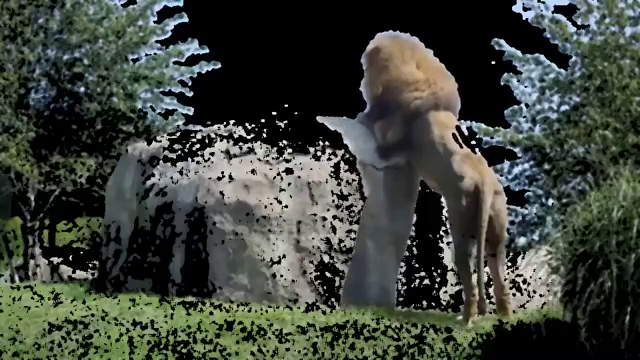
#> input picture frame 20 of Videos/lion3_trim.mp4, 640 x 360 px, given in place of Lion_trim_sub.mp4, which was not available
$ python prototype.py
#> lines starting #> are read from the running program, lines starting #| are printed output that depends on the picture; pictures that were not available may be replaced by others from this repository, and a replacement may not be noted
# Code for prototype

import cv2 as cv

import numpy as np


cap = cv.VideoCapture("C:\\Users\\ijeff\\Documents\\csci5561\\DeepLabCut\\Lion_trim_sub.mp4")

blur = 1

_, first_frame = cap.read()
#> first_frame is the input picture: shape (360, 640, 3); mean B, G, R 59.9, 67.6, 62.4

first_gray = cv.cvtColor(first_frame, cv.COLOR_BGR2GRAY)
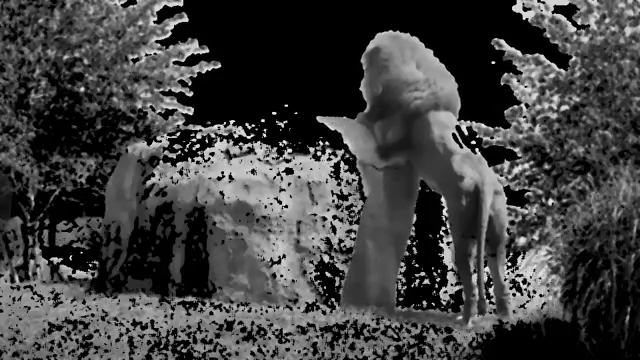
#> first_gray: shape (360, 640); min 0, max 255, mean 65.1

first_gray = cv.GaussianBlur(first_gray, (blur, blur), 0)

height,width,layers = first_frame.shape
#> height = 360; width = 640; layers = 3


video = cv.VideoWriter('Lion_bg_sub_test.avi',cv.VideoWriter_fourcc(*'MJPG'),30,(width,height))

cont = True

while cont:

    _, frame = cap.read()
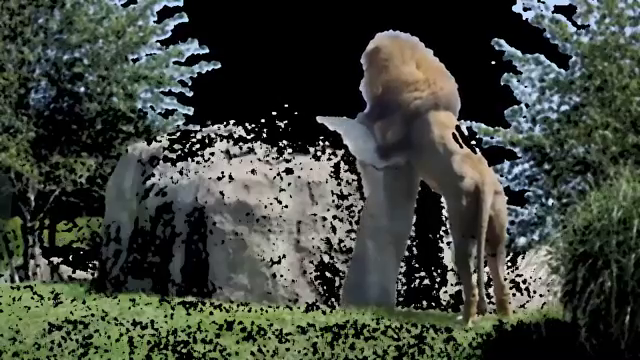
#> input picture frame 21 of Videos/lion3_trim.mp4, 640 x 360 px, given in place of Lion_trim_sub.mp4, which was not available
#> frame is the input picture: shape (360, 640, 3); mean B, G, R 60, 67.7, 62.5

    try:

        gray_frame = cv.cvtColor(frame, cv.COLOR_BGR2GRAY)

        gray_frame = cv.GaussianBlur(gray_frame, (blur, blur), 0)

    except:

        break


    difference = cv.absdiff(first_gray, gray_frame)
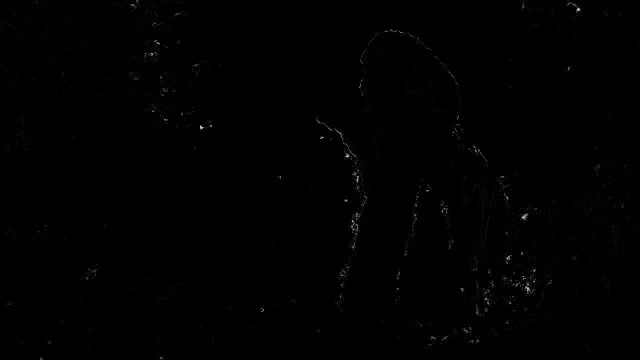
#> difference: shape (360, 640); min 0, max 209, mean 0.9

    _, difference = cv.threshold(difference, 9, 255, cv.THRESH_BINARY)
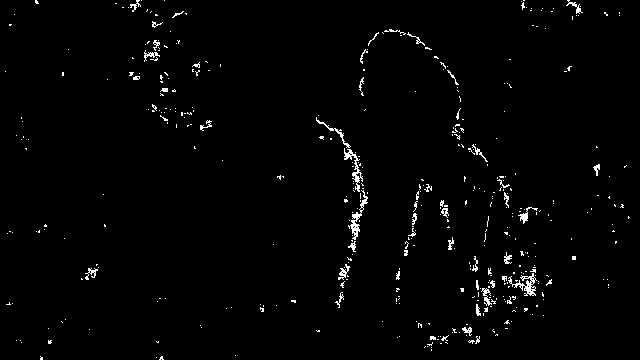
#> difference: shape (360, 640); 1.6% white in thin lines or dots

    final = cv.bitwise_and(frame, frame, mask = difference)

    dst = cv.medianBlur(final,5)

    video.write(dst)


    key = cv.waitKey(30)
#> (key Esc is pressed here)

    if key == 27 or key == 'q':

        cont = False

        break


cap.release()

video.release()

cv.destroyAllWindows()

$ run again, starting later in the video
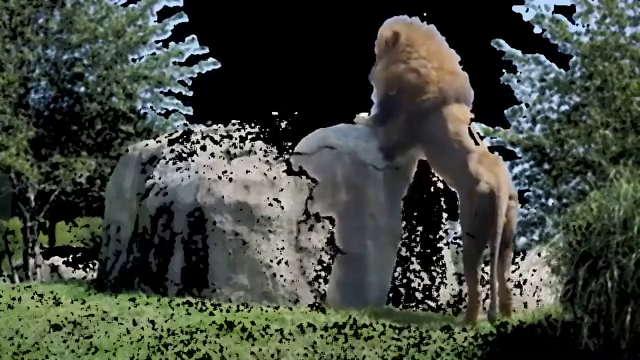
#> input picture frame 93 of Videos/lion3_trim.mp4, 640 x 360 px, given in place of Lion_trim_sub.mp4, which was not available
#> first_frame is the input picture: shape (360, 640, 3); mean B, G, R 61.8, 70.2, 64.6
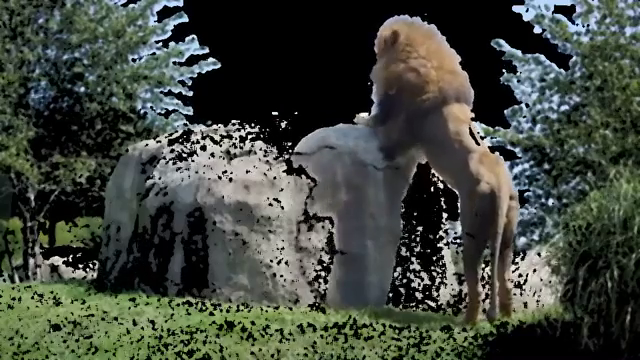
#> input picture frame 94 of Videos/lion3_trim.mp4, 640 x 360 px, given in place of Lion_trim_sub.mp4, which was not available
#> frame is the input picture: shape (360, 640, 3); mean B, G, R 61.6, 70.1, 64.5
#> `final = cv.bitwise_and(frame, frame, mask = difference)`:
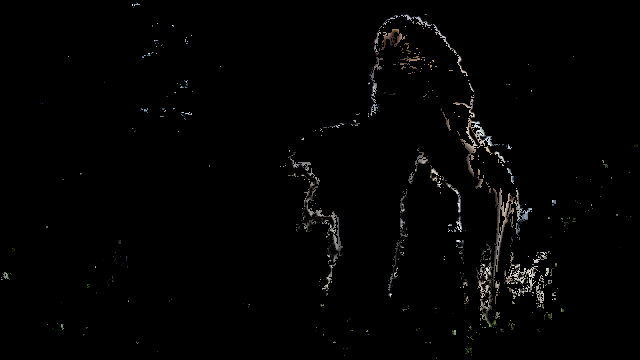
#> final: shape (360, 640, 3); mean B, G, R 2.9, 3, 3.1

$ run again, starting later in the video
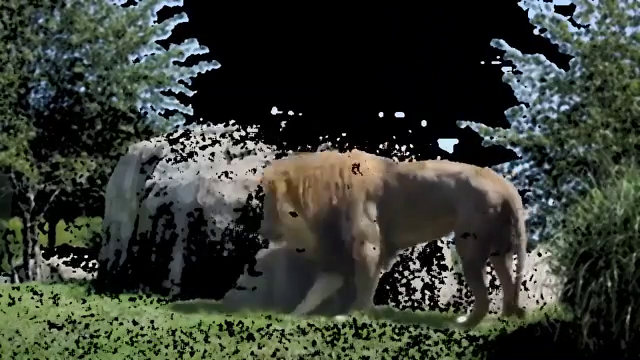
#> input picture frame 166 of Videos/lion3_trim.mp4, 640 x 360 px, given in place of Lion_trim_sub.mp4, which was not available
#> first_frame is the input picture: shape (360, 640, 3); mean B, G, R 51.8, 60.1, 55.2
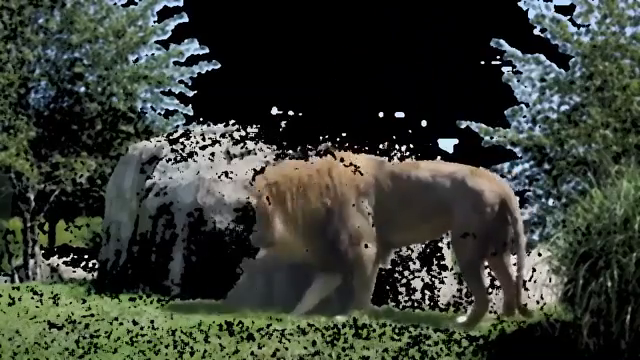
#> input picture frame 167 of Videos/lion3_trim.mp4, 640 x 360 px, given in place of Lion_trim_sub.mp4, which was not available
#> frame is the input picture: shape (360, 640, 3); mean B, G, R 51.7, 59.9, 55
#> `dst = cv.medianBlur(final,5)`:
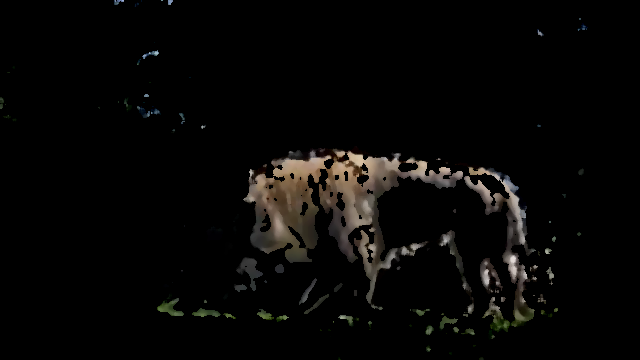
#> dst: shape (360, 640, 3); mean B, G, R 6, 7.1, 7.9
